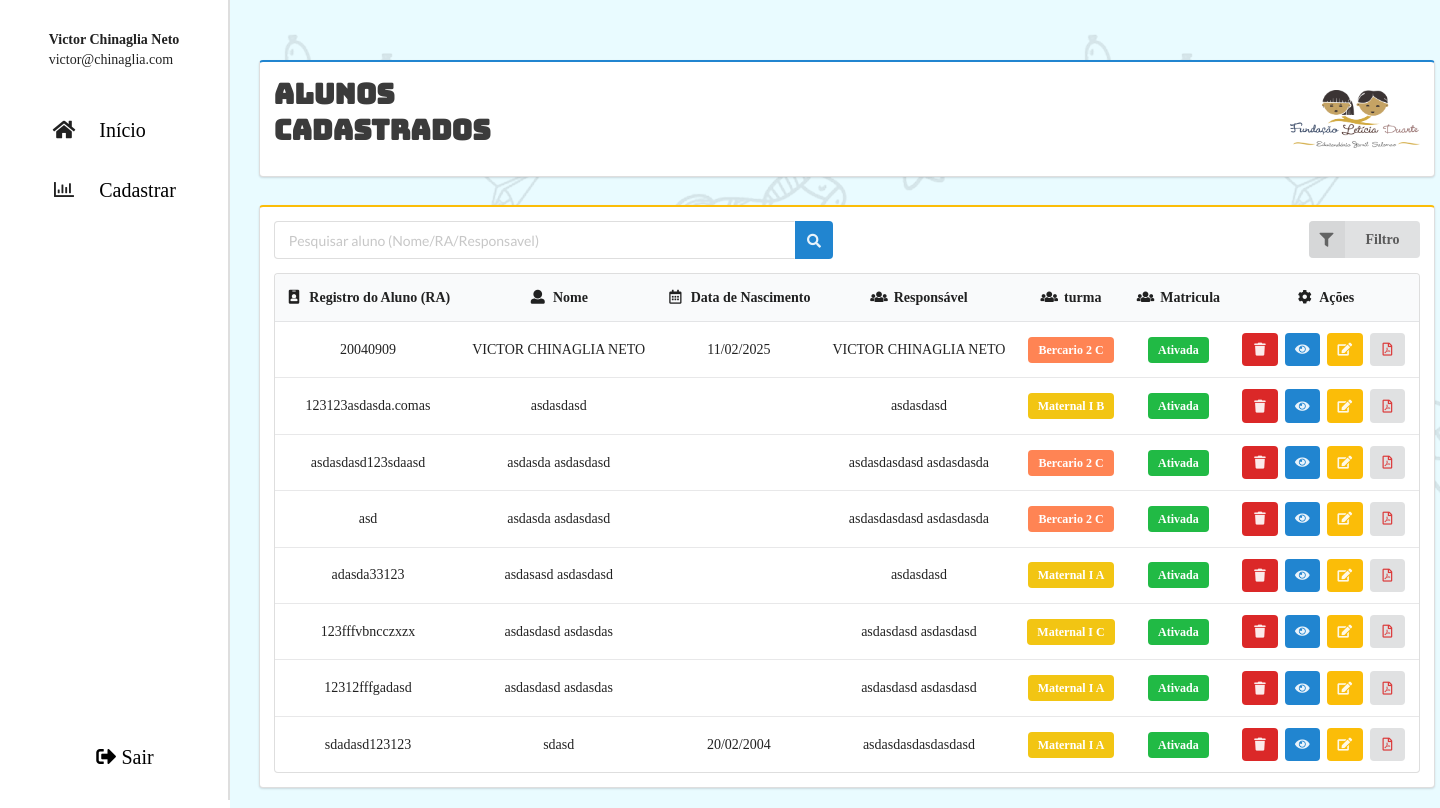
Screenshot of /cadastrados.php (signed in) with the database file from the repository.
### tables this page shows
CREATE TABLE `tb_matricula` (
  `id_matricula` int(11) NOT NULL,
  `aluno_id` int(11) DEFAULT NULL,
  `estrutura_familiar_id` int(11) DEFAULT NULL,
  `funcionario_id` int(11) DEFAULT NULL,
  `data` datetime NOT NULL DEFAULT current_timestamp() COMMENT 'Data e hora de criação do registro',
  `responsavel_1_id` int(11) DEFAULT NULL,
  `responsavel_2_id` int(11) DEFAULT NULL,
  `pessoa_autorizada_1_id` int(11) DEFAULT NULL,
  `pessoa_autorizada_2_id` int(11) DEFAULT NULL,
  `pessoa_autorizada_3_id` int(11) DEFAULT NULL,
  `pessoa_autorizada_4_id` int(11) DEFAULT NULL,
  `matricula_ativada` tinyint(2) DEFAULT 1
);

CREATE TABLE `tb_alunos` (
  `id` int(11) NOT NULL,
  `ra_aluno` varchar(100) NOT NULL,
  `nome` varchar(200) DEFAULT NULL,
  `cpf` varchar(14) DEFAULT NULL,
  `rg` varchar(12) DEFAULT NULL,
  `data_nascimento` date DEFAULT NULL,
  `etnia` varchar(20) DEFAULT NULL,
  `turma` enum('Bercario 2 A','Bercario 2 B','Bercario 2 C','Maternal I A','Maternal I B','Maternal I C','Maternal II A','Maternal II B','Multisseriada M.M','Multisseriada B.M') DEFAULT NULL,
  `autorizacao_febre` tinyint(1) DEFAULT 0 COMMENT 'Autoriza medicar em caso de febre',
  `remedio` varchar(100) DEFAULT NULL COMMENT 'Nome do remédio autorizado',
  `gotas` int(11) DEFAULT NULL COMMENT 'Quantidade de gotas',
  `permissao_foto` tinyint(1) DEFAULT 0 COMMENT 'Autoriza divulgação de imagem',
  `data_cadastro` timestamp NOT NULL DEFAULT current_timestamp() ON UPDATE current_timestamp(),
  `endereco_id` int(11) DEFAULT NULL,
  `funcionario_id` int(11) DEFAULT NULL
);

CREATE TABLE `tb_responsaveis` (
  `id_responsavel` int(11) NOT NULL,
  `tipo_responsavel` enum('Pai','Mãe','Avô','Avó','Irmão','Irmã','Tio','Tia','Outro') NOT NULL,
  `nome` varchar(200) DEFAULT NULL,
  `data_nascimento` date DEFAULT NULL,
  `estado_civil` enum('Solteiro','Casado','Divorciado','Viuvo','União Estável') DEFAULT NULL,
  `escolaridade` enum('Fundamental','Médio','Técnico','Superior','Pós-graduação','Outro') NOT NULL,
  `celular` varchar(20) DEFAULT NULL,
  `email` varchar(100) DEFAULT NULL,
  `nome_empresa` varchar(100) DEFAULT NULL,
  `profissao` varchar(100) DEFAULT NULL,
  `telefone_trabalho` varchar(20) DEFAULT NULL,
  `horario_trabalho` varchar(100) DEFAULT NULL,
  `salario` decimal(10,2) DEFAULT NULL,
  `renda_extra` tinyint(1) DEFAULT NULL,
  `valor_renda_extra` decimal(10,2) DEFAULT NULL
);

### class/Matricula.php (called while the page is built, shortened)
<?php
class Matricula
{
    private $conn;
    public function __construct()
    {
        $dsn = "mysql:dbname={$_ENV['BANCO']};host={$_ENV['HOST']}";
        $usuario = $_ENV['USUARIO'];
        $senha = $_ENV['SENHA'];
        try {
            $this->conn = new PDO($dsn, $usuario, $senha);
            $this->conn->setAttribute(PDO::ATTR_ERRMODE, PDO::ERRMODE_EXCEPTION);
        } catch (PDOException $e) {
            die("Erro de Conexão com o Banco de Dados: " . $e->getMessage());
        }
    }
    public function listarMatricula(): array
    {
        $sqlListar =
            "SELECT
                tb_alunos.id,
                tb_alunos.ra_aluno,
                tb_alunos.nome AS nome_aluno,
                tb_alunos.data_nascimento,
                tb_alunos.turma,
                tb_responsaveis.nome AS nome_responsavel,
                tb_matricula.matricula_ativada AS matricula
            FROM tb_matricula
                INNER JOIN tb_alunos ON tb_matricula.aluno_id = tb_alunos.id
                INNER JOIN tb_responsaveis ON tb_matricula.responsavel_1_id = tb_responsaveis.id_responsavel
            WHERE matricula_ativada = 1;";
        $dados = $this->conn->query($sqlListar)->fetchAll();
        return $dados;
    }
}

### cadastrados.php (the view, shortened to what this page needs)
<?php
require './config.php';
include './class/Matricula.php';
$matricula = new Matricula();
$pesquisa = $_GET['txtPesquisar'] ?? '';
$filtro = isset($_GET['campo_filtro']) ? $_GET['campo_filtro'] : '';
if ($filtro) {
    $dadosMatricula = $matricula->filtrarTurma($filtro);;
} else if (empty($pesquisa)) {
    $dadosMatricula = $matricula->listarMatricula();
} else {
    $dadosMatricula = $matricula->pesquisarAluno($pesquisa);
}
?>
<!DOCTYPE html>
<html lang="pt-br">
<head>
    <link rel="stylesheet" href="https://cdn.jsdelivr.net/npm/semantic-ui@2.5.0/dist/semantic.min.css" />
    <link rel="stylesheet" href="./css/sistema.css" />
</head>
<body>
    <section class="corpo_pagina">
        <?php include './template/menuLateral.php' ?>
        <main class="conteudo_cadastrados">
            <section class="cabecalho_cadastrados ui segment blue">
                <h2>Alunos<br>Cadastrados</h2>
                <img class="ui small image fluid" src="./img/apresentacao_img/Logo Leiticia Duarte.png"
                    alt="logo da leticia duarte na tela de cadastros de alunos">
            </section>
            <section class="sessao_tabela ui segment yellow">
                <section class="pesquisar_alunos">
                    <div class="ui two column stackable grid">
                        <div class="eight wide column">
                            <form action="./cadastrados.php" method="GET" onsubmit="return validarPesquisar(event)">
                                <div class="ui action fluid input" id="div-pesquisar">
                                    <input name="txtPesquisar" id="txtPesquisar" type="text" placeholder="Pesquisar aluno (Nome/RA/Responsavel)">
                                    <button onclick="validarPesquisar()" class="ui icon primary button">
                                        <i class="search icon"></i>
                                    </button>
                                </div>
                            </form>
                        </div>
                        <div class="eight wide column">
                            <form action="./cadastrados.php" id="formulario_filtro" method="GET">
                                <div class="ui floating labeled icon dropdown button right floated">
                                    <i class="filter icon"></i>
                                    <span class="text">Filtro</span>
                                </div>
                            </form>
                        </div>
                    </div>
                </section>
                <table class="ui single line table center aligned">
                    <thead class="background-thead">
                        <tr>
                            <th><i class="id badge icon"></i> Registro do Aluno (RA)</th>
                            <th><i class="user icon"></i> Nome</th>
                            <th><i class="calendar alternate outline icon"></i> Data de Nascimento</th>
                            <th><i class="users icon"></i> Responsável</th>
                            <th><i class="users icon"></i> turma</th>
                            <th><i class="users icon"></i> Matricula</th>
                            <th><i class="cog icon"></i> Ações</th>
                        </tr>
                    </thead>
                    <tbody>
                        <?php if (empty($dadosMatricula)) { ?>
                            <tr>
                                <td colspan="7">
                                    <div class="ui center aligned">
                                        <img src="img/cadastrados/nenhum_aluno_cadastrado.png" class="ui image medium centered fluid" alt="">
                                        <div class="content">
                                            <div class="ui header">Nenhum Aluno Encontrado</div>
                                            <p>Nenhum aluno encontrado, para cadastrar um aluno clique no botão abaixo</p>
                                            <a href="./formulario-cadastro.php" class="ui small primary button">
                                                <i class="plus icon"></i> Cadastrar Novo Aluno
                                            </a>
                                        </div>
                                    </div>
                                </td>
                            </tr>
                            <?php } else {
                            foreach ($dadosMatricula as $matricula) {
                                $status_matricula = '';
                                $cor_label = '';
                                $status_db = $matricula['matricula'];
                                if ($status_db == 1) {
                                    $status_matricula = 'Ativada';
                                    $cor_label = 'green';
                                } else {
                                    $status_matricula = 'Desativada';
                                    $cor_label = 'red';
                                }
                                $cor_label_turma = '';
                                $tipo_turma = $matricula['turma'];
                                if ($tipo_turma === 'Bercario 2 A' || $tipo_turma === 'Bercario 2 B' || $tipo_turma === 'Bercario 2 C') {
                                    $cor_label_turma = 'label-bercario';
                                } else if ($tipo_turma === 'Maternal I A' || $tipo_turma === 'Maternal I B' || $tipo_turma === 'Maternal I C') {
                                    $cor_label_turma = 'label-maternal1';
                                } else if ($tipo_turma === 'Maternal II A' || $tipo_turma === 'Maternal II B' || $tipo_turma === 'Maternal II C') {
                                    $cor_label_turma = 'label-maternal2';
                                } else if ($tipo_turma === 'Multisseriada M.M' || $tipo_turma === 'Multisseriada B.M') {
                                    $cor_label_turma = 'label-multisseriada';
                                }
                                $dataNascimento = $matricula['data_nascimento'] ?? '';
                                if (!empty($dataNascimento) && $dataNascimento !== '0000-00-00') {
                                    $dataObj = DateTime::createFromFormat('Y-m-d', $dataNascimento);
                                    $dataFormatada = $dataObj ? $dataObj->format('d/m/Y') : '';
                                } else {
                                    $dataFormatada = '';
                                }
                            ?>
                                <tr>
                                    <td><?= $matricula['ra_aluno'] ?></td>
                                    <td><?= $matricula['nome_aluno'] ?></td>
                                    <td> <?=$dataFormatada ?></td>
                                    <td><?= $matricula['nome_responsavel'] ?></td>
                                    <td>
                                        <div class="ui <?= $cor_label_turma ?> label white">
                                            <?= $matricula['turma'] ?>
                                        </div>
                                    </td>
                                    <td>
                                        <div class="ui <?= $cor_label ?> label"><?= $status_matricula ?></div>
                                    </td>
                                    <td>
                                        <button
                                            data-tooltip="Desativar Matricula"
                                            data-inverted=""
                                            id="btn-deletar-aluno"
                                            type="button"
                                            class="btn-deletar-aluno ui small red icon button"
                                            data-id="<?= $matricula['id'] ?>"
                                            data-ra="<?= $matricula['ra_aluno'] ?>"
                                            data-nome="<?= $matricula['nome_aluno'] ?>"
                                            title="Excluir"
                                            <?= ($status_db == 0) ? 'style="display:none;"' : '' ?>>
                                            <i class="trash icon"></i>
                                        </button>
                                        <a href="./detalhes-aluno.php?idAluno=<?= $matricula['ra_aluno'] ?>"
                                            data-inverted=""
                                            data-tooltip="Detalhes Aluno"
                                            class="ui small icon button blue"
                                            title="Detalhes">
                                            <i class="eye icon"></i>
                                        </a>
                                        <a href="./editar-aluno.php?idAluno=<?= $matricula['ra_aluno'] ?>"
                                            data-tooltip="Editar Aluno"
                                            data-inverted=""
                                            class="ui small yellow icon button"
                                            <?= ($status_db == 0) ? 'style="display:none;"' : '' ?>>
                                            <i class="edit icon"></i>
                                        </a>
                                        <a href="./gerar-arquivo-pdf.php?idAluno=<?= $matricula['ra_aluno'] ?>" class="ui small icon button" data-tooltip="Baixar PDF" data-inverted="">
                                            <i class="file pdf outline red icon"></i>
                                        </a>
                                    </td>
                                </tr>
                        <?php }
                        } ?>
                    </tbody>
                </table>
            </section>
        </main>
    </section>
</body>
</html>

### css/sistema.css (style rules this page uses)
* { margin: 0; padding: 0; font-family: "Baloo2"; }
a { text-decoration: none; }
.corpo_pagina { display: flex; min-height: 100vh; }
.conteudo_cadastrados { padding: 60px 2vw 20px 2vw; width: 100%; display: flex; flex-direction: column; background: url(../img/cadastro_img/Background.png); background-color: #e6fbffe0; }
.cabecalho_cadastrados { display: flex; justify-content: space-between; align-items: center; width: 100%; }
.cabecalho_cadastrados h2 { font-size: 2rem; transition: 0.5s; color: #3b3b3b; font-family: 'Bungee'; }
.sessao_tabela { margin-top: 20px; width: 100%; }
.ui.small.image, .ui.small.images .image, .ui.small.images img, .ui.small.images svg { width: 130px; height: auto; font-size: .92857143rem; }
.pesquisar_alunos { width: 100%; }
.ui.label { display: inline-block; line-height: 1; vertical-align: baseline; margin: 0 .14285714em; background-color: #e8e8e8; background-image: none; padding: .5833em .833em; color: rgba(255, 255, 255, 1); text-transform: none; font-weight: 700; border: 0 solid transparent; border-radius: .28571429rem; transition: background .1s ease; }
.label-bercario { background-color: #ff8454 !important; }
.label-maternal1 { background-color: #f2c513 !important; }

### rows the page displays
tb_matricula: aluno.ra_aluno "20040909", aluno.nome "VICTOR CHINAGLIA NETO", aluno.data_nascimento "11/02/2025", responsavel_1.nome "VICTOR CHINAGLIA NETO", aluno.turma "Bercario 2 C", matricula_ativada "Ativada"
tb_matricula: aluno.ra_aluno "123123asdasda.comas", aluno.nome "asdasdasd", responsavel_1.nome "asdasdasd", aluno.turma "Maternal I B", matricula_ativada "Ativada"
tb_matricula: aluno.ra_aluno "asdasdasd123sdaasd", aluno.nome "asdasda asdasdasd", responsavel_1.nome "asdasdasdasd asdasdasda", aluno.turma "Bercario 2 C", matricula_ativada "Ativada"
tb_matricula: aluno.ra_aluno "asd", aluno.nome "asdasda asdasdasd", responsavel_1.nome "asdasdasdasd asdasdasda", aluno.turma "Bercario 2 C", matricula_ativada "Ativada"
tb_matricula: aluno.ra_aluno "adasda33123", aluno.nome "asdasasd asdasdasd", responsavel_1.nome "asdasdasd", aluno.turma "Maternal I A", matricula_ativada "Ativada"
tb_matricula: aluno.ra_aluno "123fffvbncczxzx", aluno.nome "asdasdasd asdasdas", responsavel_1.nome "asdasdasd asdasdasd", aluno.turma "Maternal I C", matricula_ativada "Ativada"
tb_matricula: aluno.ra_aluno "12312fffgadasd", aluno.nome "asdasdasd asdasdas", responsavel_1.nome "asdasdasd asdasdasd", aluno.turma "Maternal I A", matricula_ativada "Ativada"
tb_matricula: aluno.ra_aluno "sdadasd123123", aluno.nome "sdasd", aluno.data_nascimento "20/02/2004", responsavel_1.nome "asdasdasdasdasdasd", aluno.turma "Maternal I A", matricula_ativada "Ativada"

### other values shown
$nome_usuario "Victor Chinaglia Neto"
$email_usuario "victor@chinaglia.com"
